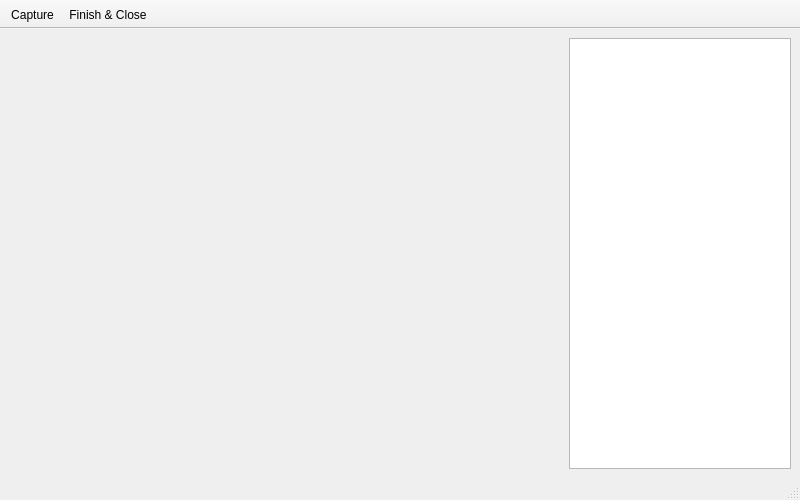
<?xml version="1.0" encoding="UTF-8"?>
<ui version="4.0">
 <class>CameraWindow</class>
 <widget class="QMainWindow" name="CameraWindow">
  <property name="geometry">
   <rect>
    <x>0</x>
    <y>0</y>
    <width>800</width>
    <height>500</height>
   </rect>
  </property>
  <property name="windowTitle">
   <string>Photo Capture</string>
  </property>
  <widget class="QWidget" name="centralwidget">
   <layout class="QHBoxLayout" name="horizontalLayout">
    <item>
     <widget class="QCameraViewfinder" name="cameraViewfinder" native="true">
      <property name="sizePolicy">
       <sizepolicy hsizetype="Preferred" vsizetype="Preferred">
        <horstretch>5</horstretch>
        <verstretch>0</verstretch>
       </sizepolicy>
      </property>
     </widget>
    </item>
    <item>
     <widget class="QListWidget" name="listWidget">
      <property name="sizePolicy">
       <sizepolicy hsizetype="Expanding" vsizetype="Expanding">
        <horstretch>2</horstretch>
        <verstretch>0</verstretch>
       </sizepolicy>
      </property>
     </widget>
    </item>
   </layout>
  </widget>
  <widget class="QMenuBar" name="menubar">
   <property name="geometry">
    <rect>
     <x>0</x>
     <y>0</y>
     <width>800</width>
     <height>22</height>
    </rect>
   </property>
  </widget>
  <widget class="QStatusBar" name="statusbar"/>
  <widget class="QToolBar" name="toolBar">
   <property name="windowTitle">
    <string>toolBar</string>
   </property>
   <property name="movable">
    <bool>false</bool>
   </property>
   <attribute name="toolBarArea">
    <enum>TopToolBarArea</enum>
   </attribute>
   <attribute name="toolBarBreak">
    <bool>false</bool>
   </attribute>
   <addaction name="actionCapture"/>
   <addaction name="actionFinishClose"/>
  </widget>
  <action name="actionCapture">
   <property name="text">
    <string>Capture</string>
   </property>
  </action>
  <action name="actionFinishClose">
   <property name="text">
    <string>Finish &amp;&amp; Close</string>
   </property>
   <property name="toolTip">
    <string>Finish &amp; Close</string>
   </property>
  </action>
 </widget>
 <customwidgets>
  <customwidget>
   <class>QCameraViewfinder</class>
   <extends>QWidget</extends>
   <header>qcameraviewfinder.h</header>
   <container>1</container>
  </customwidget>
 </customwidgets>
 <resources/>
 <connections/>
</ui>
